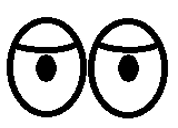
#> input picture GyroBoyPython3/images_sound/awake2.png, 178 x 128 px
$ python GyroBoy.py
#> lines starting #> are read from the running program, lines starting #| are printed output that depends on the picture
#!/usr/bin/env python3

"""
Example LEGO® MINDSTORMS® EV3 Gyro Boy Program
----------------------------------------------

This program requires EV3dev2 ev3dev-lang-python & EV3fast.py
https://github.com/QuirkyCort/ev3dev-lang-python-fast

Building instructions can be found at:
https://education.lego.com/en-us/support/mindstorms-ev3/building-instructions#building-core
"""

from collections import namedtuple
import random
import time
from PIL import Image

from ev3dev2.sound import Sound
from ev3dev2.button import Button
from ev3dev2.led import Leds
from ev3dev2.display import Display
from ev3dev2.stopwatch import StopWatch
from ev3fast import *

# import the images
image_awake = Image.open(r'./images_sound/awake2.png')
#> image_awake is the input picture: PIL image 178x128 L; min 0, max 255, mean 198
image_sleeping = Image.open(r'./images_sound/sleeping.png')
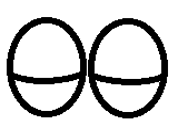
#> input picture GyroBoyPython3/images_sound/sleeping.png, 178 x 128 px
#> image_sleeping is the input picture: PIL image 178x128 L; min 0, max 255, mean 206.6
image_knocked_out = Image.open(r'./images_sound/knocked_out.png')
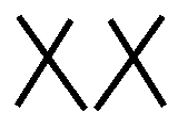
#> input picture GyroBoyPython3/images_sound/knocked_out.png, 178 x 128 px
#> image_knocked_out is the input picture: PIL image 178x128 L; min 0, max 255, mean 224.2
image_pinched_middle = Image.open(r'./images_sound/pinched_middle.png')
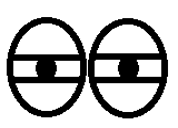
#> input picture GyroBoyPython3/images_sound/pinched_middle.png, 178 x 128 px
#> image_pinched_middle is the input picture: PIL image 178x128 LA; mean R, G, B, A 190.6, 190.6, 190.6, 255

# Initialize the class instances.
#> (the run stopped early here; a loop or call above may not have finished)
